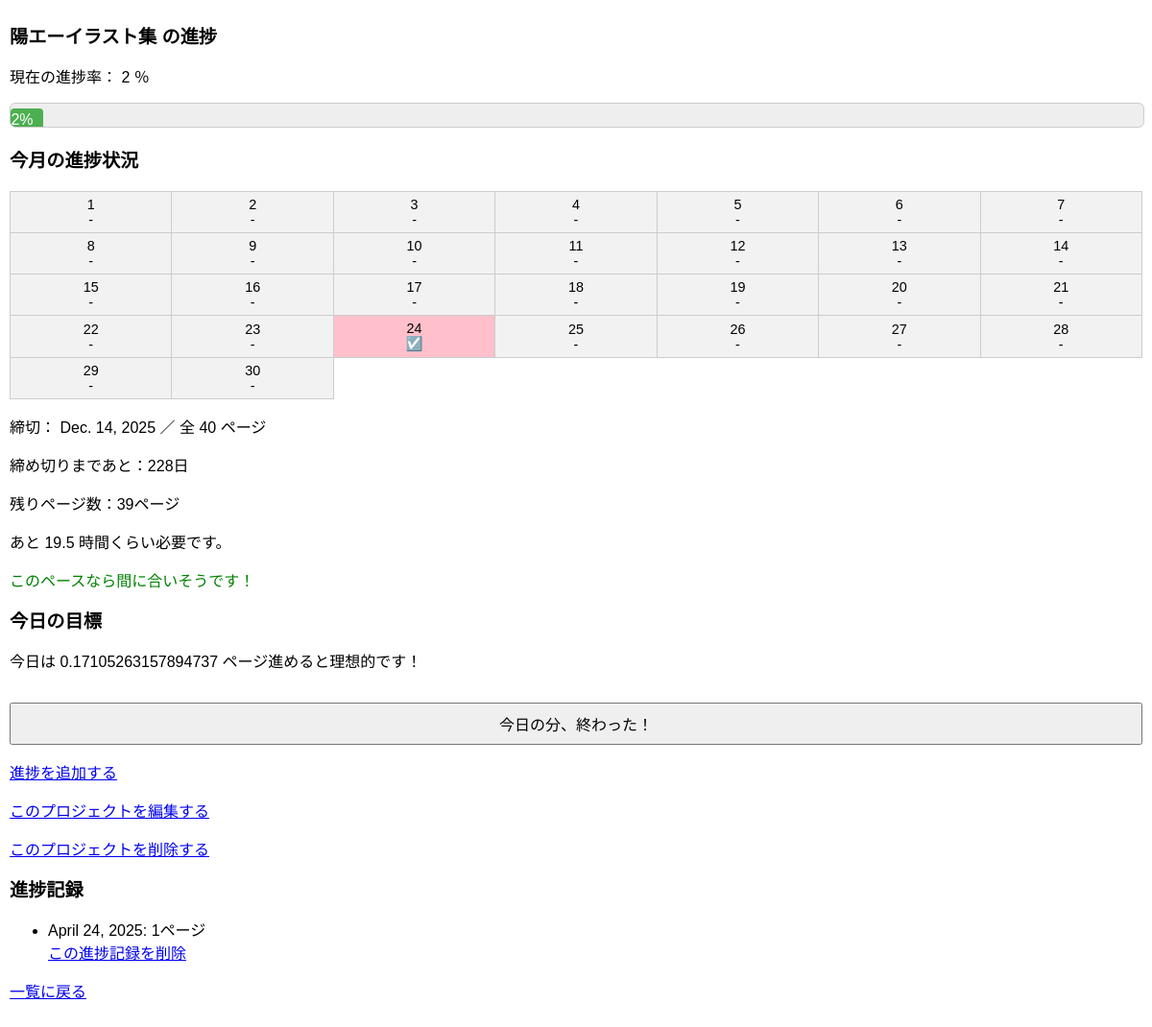
The app's page /project/5/ with its own data.
### manga/models.py (models this page shows, shortened)
class Project(models.Model):
    title = models.CharField(max_length=100)
    total_pages = models.PositiveIntegerField()
    start_date = models.DateField()
    deadline = models.DateField()
    color = models.CharField(max_length=20, default="blue") #カレンダー用
    @property
    def progress_rate(self):
        total_done = sum(p.pages_done for p in self.progress_set.all())
        if self.total_pages == 0:
            return
        return round((total_done / self.total_pages) * 100)
    @property
    def remaining_days(self):
        today = date.today()
        delta = (self.deadline - today).days
        return max(delta, 0)
    @property
    def remaining_pages(self):
        total_done = sum(p.pages_done for p in self.progress_set.all())
        return max(self.total_pages - total_done, 0)
    @property
    def estimated_total_hours(self):
        return round(self.remaining_pages * 0.5, 1)
    @property
    def can_finish_on_time(self):
        if self.remaining_days == 0:
            return False
        return self.remaining_pages / self.remaining_days <= 1 #1日1pで間に合うか？
    @property
    def today_target_pages(self):
        if self.remaining_days == 0:
            return Decimal(str(self.remaining_pages)) #今日中に全部やるパターン（修羅場とか）
        return Decimal(str(self.remaining_pages / self.remaining_days))

class Progress(models.Model):
    project = models.ForeignKey(Project, on_delete=models.CASCADE)
    date = models.DateField()
    pages_done = models.PositiveIntegerField()

### manga/views.py (the view)
# urls.py: path('project/<int:pk>/', views.project_detail, name='project_detail'),
def project_detail(request, pk):
    project = get_object_or_404(Project, pk=pk)
    progresses = Progress.objects.filter(project=project).order_by('date')
    today = date.today()
    year = today.year
    month = today.month
    days_in_month = monthrange(year, month)[1] #今月の日数
    progress_dates = progresses.values_list('date', flat=True)
    calender = []
    for day in range(1, days_in_month + 1):
        d = date(year, month, day)
        calender.append({
            'date': d,
            'has_progress': d in progress_dates,
            'color': project.color #プロジェクトに設定された色
        })
    return render(request, 'manga/project_detail.html', {
        'project': project,
        'progresses': progresses,
        'calender': calender,
    })

### manga/templates/manga/project_detail.html (shortened to what this page needs)
<!DOCTYPE html>
<html>
<head>
</head>
<body>
    <h1>{{ project.title }} の進捗</h1>
    <p>現在の進捗率： {{ project.progress_rate }} ％</p>
    <div class="progress-bar-container">
        <div class="progress-bar" style="width: {{ project.progress_rate }}%;">
            {{ project.progress_rate }}%
        </div>
    </div>
    <h3>今月の進捗状況</h3>
    <table class="calender">
        <tr>
            {% for day in calender %}
            <td style="background-color: {% if day.has_progress %}{{ day.color }}{% else %}#f2f2f2{% endif %} ;">
                {{ day.date.day }}<br>
                {% if day.has_progress %}
                ☑️
                {% else %}
                -
                {% endif %}
            </td>
            {% if forloop.counter|divisibleby:"7" %}
        </tr><tr>
            {% endif %}
            {% endfor %}
        </tr>
    </table>
    <p>締切： {{ project.deadline }} ／ 全 {{ project.total_pages}} ページ</p>
    <p>締め切りまであと：{{ project.remaining_days }}日</p>
    <p>残りページ数：{{ project.remaining_pages }}ページ</p>
    <p>あと {{ project.estimated_total_hours }} 時間くらい必要です。</p>
    {% if project.can_finish_on_time %}
    <p style="color: green;">このペースなら間に合いそうです！</p>
    {% elif project.remaining_days == 0 %}
    <p style="color: red;">締切を超過しています！残り {{ project.remaining_pages }} ページを今日中に終わらせましょう！</p>
    {% else %}
    <p style="color: red;">ペースを上げないと間に合わないかも…！</p>
    {% endif %}
    <h2>今日の目標</h2>
    <p>今日は {{ project.today_target_pages }} ページ進めると理想的です！</p>
    <form method="get" action="{% url 'progress_today_confirm' project.pk %}">
        <button type="submit">今日の分、終わった！</button>
    </form>
    <p><a href="{% url 'progress_add' project.pk %}">進捗を追加する</a></p>
    <p><a href="{% url 'project_edit' project.pk %}">このプロジェクトを編集する</a></p>
    <p><a href="{% url 'project_delete' project.pk %}" onclick="return confirm('こちらはプロジェクトの削除です。本当に削除しますか？');">このプロジェクトを削除する</a></p>
    <h2>進捗記録</h2>
    <ul>
        {% for progress in progresses %}
            <li>{{ progress.date }}: {{ progress.pages_done }}ページ</li>
            <a href="{% url 'progress_delete' progress.id %}" onclick="return confirm('本当に削除しますか？');">この進捗記録を削除</a>
        {% empty %}
            <li>まだ記録がありません。</li>
        {% endfor %}
    </ul>
    <p><a href="{% url 'project_list' %}">一覧に戻る</a></p>
</body>
</html>

### manga/templates/manga/project_detail.html (style rules this page uses)
body { font-family: sans-serif; padding: 10px; margin: 0; }
h1,h2,h3 { font-size: 1.2em; }
button, input[type="submit"] { padding: 0.5em 1em; font-size: 1em; width: 100%; margin-top: 1em; }
.calender { width: 100%; table-layout: fixed; border-collapse: collapse; margin-bottom: 1em; }
.calender td { padding: 5px; border: 1px solid #ccc; text-align: center; font-size: 0.9em; word-wrap: break-word; }
.progress-bar { width: 100%; height: 1em; background-color: #eee; margin: 5px 0; border-radius: 4px; overflow: hidden; }
.progress-bar-container { width: 100%; background-color: #eee; border: 1px solid #ccc; height: 24px; border-radius: 6px; overflow: hidden; margin-bottom: 10px; }
.progress-bar { height: 100%; background-color: #4CAf50; text-align: right; padding-right: 10px; color: white; line-height: 24px; transition: width 0.3s ease; }
.calender { width: 100%; table-layout: fixed; text-align: center; }
.calender td { padding: 5px; border: 1px solid #ccc; font-size: 0.9em; }

### records on screen
Project: title "陽エーイラスト集", progress_rate "2", deadline "Dec. 14, 2025", total_pages "40", remaining_days "228", remaining_pages "39", estimated_total_hours "19.5", today_target_pages "0.17105263157894737"
Progress: date "April 24, 2025", pages_done "1"

### other values on screen
{{ day.date.day }} "1" "2" "3" "4" "5" "6" "7" "8" "9" "10" "11" "12" "13" "14" "15" "16" "17" "18" "19" "20" "21" "22" "23" "24" "25" "26" "27" "28" "29" "30"
